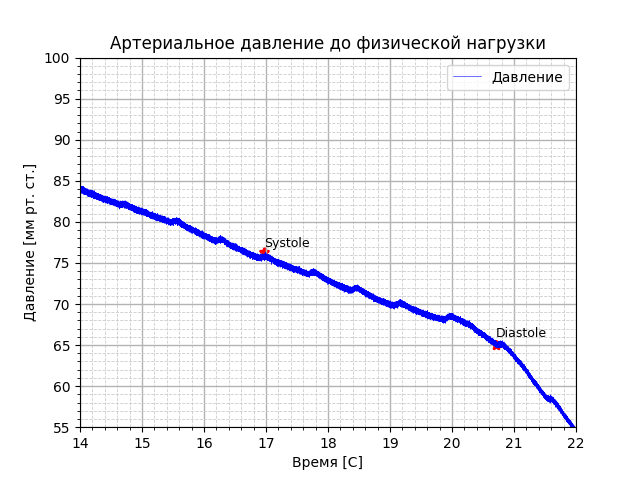

Source code (Python):
import numpy as np
import matplotlib.pyplot as plt

f = open('adc_before.txt').readlines()
y = []
x = []
x1 = [16.97, 20.71]
y1 = [76.3, 65.0]
for line in f:
    y.append((9.66 * int(line) + 129.42)/133.3)
length = len(y)
print(length)
step = 30 / length

for i in range(len(y)):
    if y[i] > 76.3:
        print(i)
        if y[i] < 65.0:
            break

f = 0
for i in range(length):
    x.append(f)
    f += step

plt.xlim(14,22)
plt.ylim(55, 100)
plt.xlabel('Время [С]')
plt.ylabel('Давление [мм рт. ст.]')

plt.minorticks_on()
plt.grid(visible=True,
         which='major',
         linestyle='-',
         linewidth=1,
         color='0.7')  # основные линии

plt.grid(visible=True,
         which='minor',
         linestyle='--',
         linewidth=0.6,
         color='0.8')  # побочные линии
plt.scatter(x1, y1, linewidths=2, marker='*', color='red')
plt.plot(x, y, label='Давление', linewidth=0.4, color='blue')
plt.title('Артериальное давление до физической нагрузки')
plt.text(16.97, 77.0, 'Systole', fontsize=9)
plt.text(20.71, 66.0, 'Diastole', fontsize=9)
plt.legend()
plt.savefig('rest-pressure.png')
plt.plot()
plt.show()